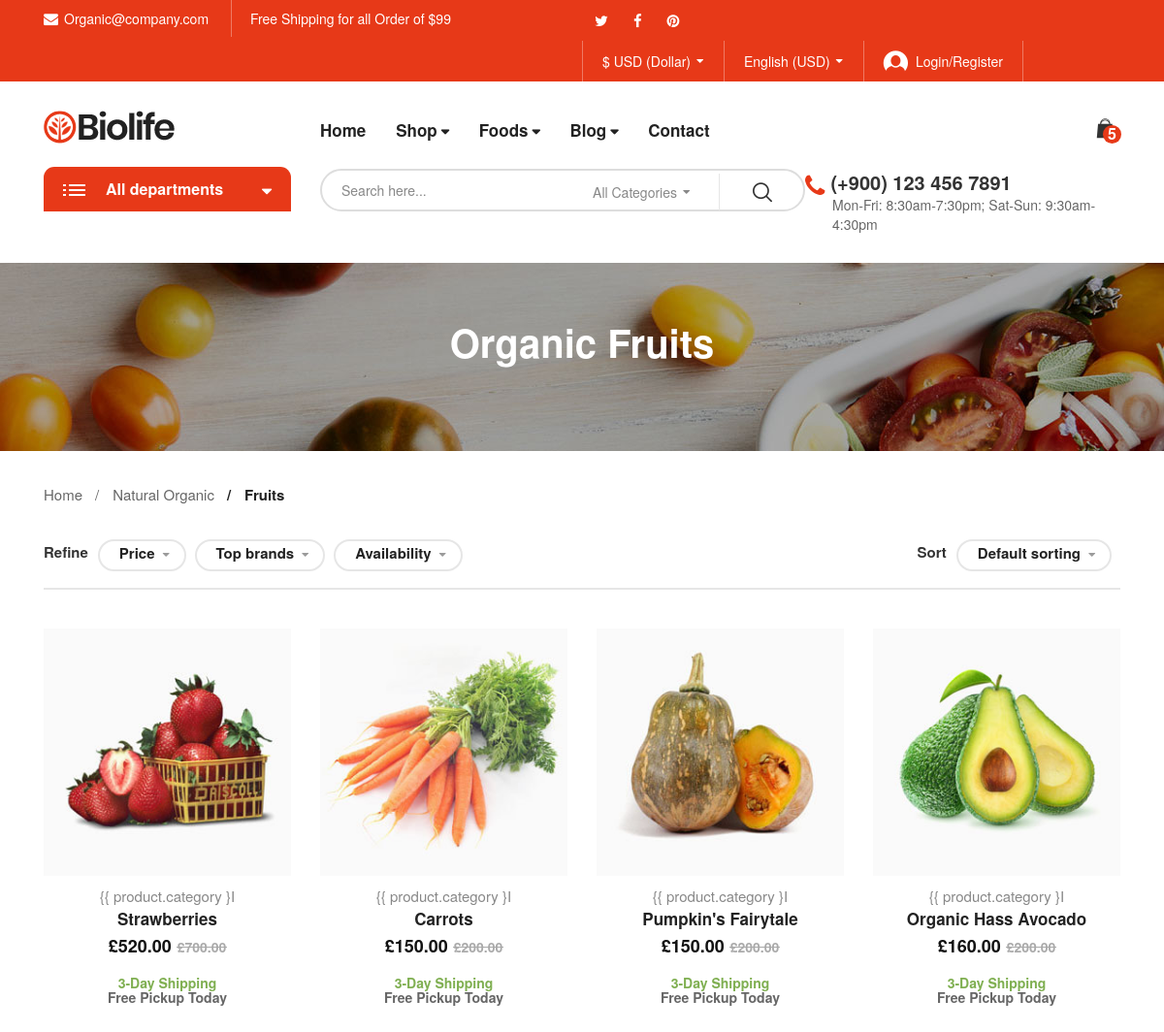
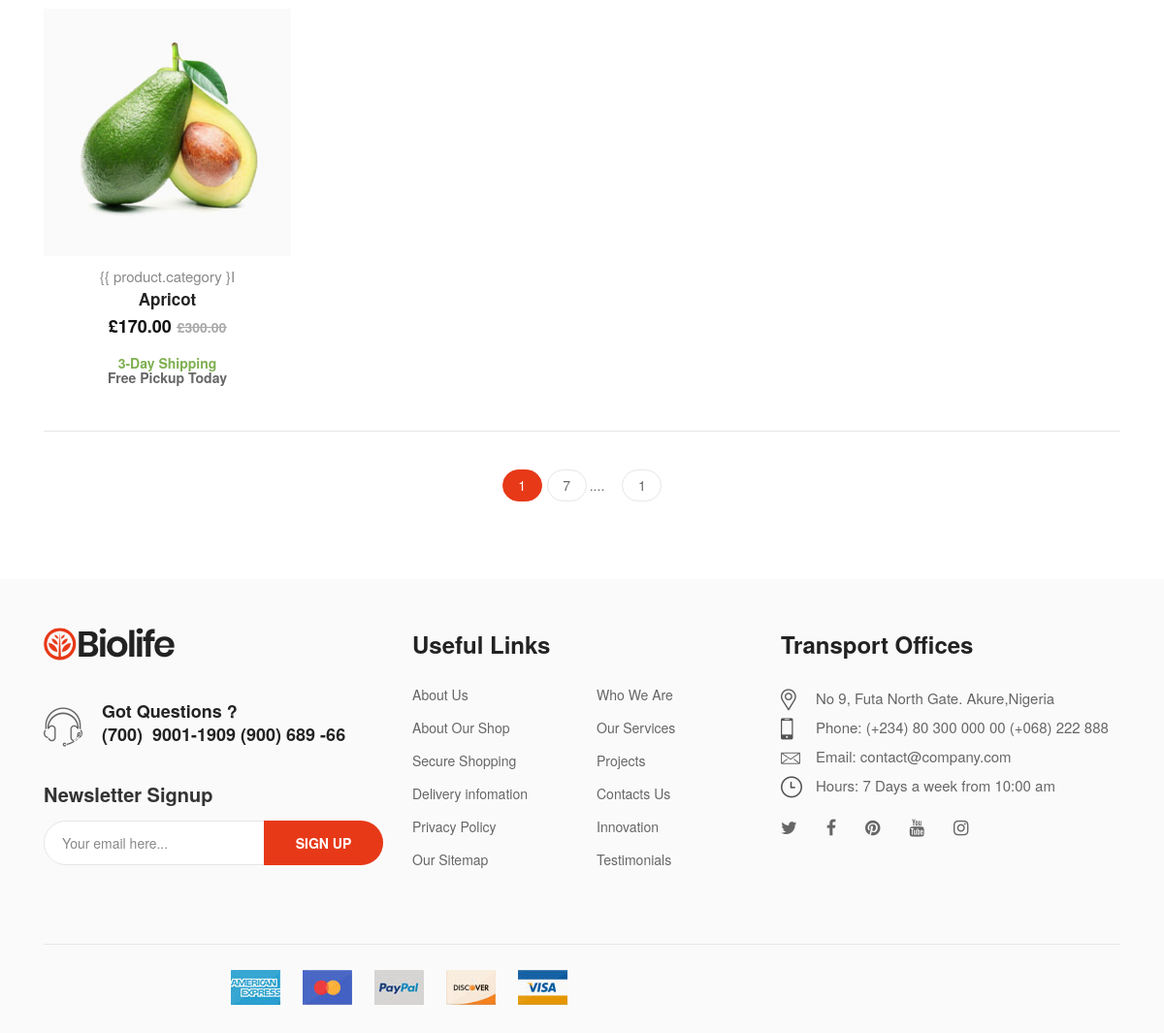
The page /category/fruits/ (signed in) on the database its author committed (2 pictures, top to bottom).
### store/models.py (models this page shows, shortened)
class Category(models.Model):
    name = models.CharField(max_length=200,null=False)
    slug = models.SlugField(max_length=200,null=False)
    image = models.ImageField(upload_to='images/',null=True, blank=True)
    class Meta:
        verbose_name_plural = 'categories'

class Product(models.Model):
    name = models.CharField(max_length=200)
    image = models.ImageField(upload_to='images/',null = True, blank = True)
    image_detail = models.ManyToManyField('ProductImage',related_name='primary_for_product')
    slug = models.SlugField(max_length=200)
    description = models.TextField(default="this is a good product")
    size = models.CharField(max_length=5,null=True,blank=True)
    qty = models.IntegerField(default=1)
    stock = models.IntegerField(default=0)
    category = models.ManyToManyField(Category,related_name='products')
    details = models.TextField(default="this is a good product and it has many functionalities")
    old_price = models.DecimalField(max_digits=10,decimal_places=2)
    new_price = models.DecimalField(max_digits=10,decimal_places=2)
    class Meta:
        ordering = ['-id']

### store/views.py (the view)
# urls.py: path('category/<slug:slug>/',category_detail,name='category_detail'),
def category_detail(request, slug):
    products_list = Product.objects.all()
    paginator = Paginator(products_list,21)
    page_number = request.GET.get('page',1)
    products = paginator.page(page_number)
    category = get_object_or_404(Category,slug__iexact = slug)
    if request.user.is_authenticated:
        customer = request.user.customer
        order, created = Order.objects.get_or_create(customer=customer, complete=False)
        items = order.orderitem_set.all()
        cartItems = order.get_cart_items
    else:
        items = []
        order = {'get_cart_total':0, 'get_cart_items':0}
    context = {'category':category,'products':products,'cartItems':cartItems}
    return render(request,'store/category_detail.html',context)

### store/templates/store/category_detail.html (shortened to what this page needs)
{% extends "main/main.html" %}
{% load static %}
{% block content %}
    <div class="hero-section hero-background">
        <h1 class="page-title">Organic {{ category.name|title }}</h1>
    </div>
    <div class="container">
        <nav class="biolife-nav">
            <ul>
                <li class="nav-item"><a href="index-2.html" class="permal-link">Home</a></li>
                <li class="nav-item"><a href="#" class="permal-link">Natural Organic</a></li>
                <li class="nav-item"><span class="current-page">{{ category.name|title }}</span></li>
            </ul>
        </nav>
    </div>
<div class="page-contain category-page no-sidebar">
        <div class="container">
            <div class="row">
                <div id="main-content" class="main-content col-lg-12 col-md-12 col-sm-12 col-xs-12">
                    <div class="product-category grid-style">
                        <div id="top-functions-area" class="top-functions-area" >
                            <div class="flt-item to-left group-on-mobile">
                                <span class="flt-title">Refine</span>
                                <div class="wrap-selectors">
                                    <form action="#" name="frm-refine" method="get">
                                        <div data-title="Price:" class="selector-item">
                                        </div>
                                        <div data-title="Brand:" class="selector-item">
                                        </div>
                                        <div data-title="Avalability:" class="selector-item">
                                        </div>
                                    </form>
                                </div>
                            </div>
                            <div class="flt-item to-right">
                                <span class="flt-title">Sort</span>
                                <div class="wrap-selectors">
                                    <div class="selector-item orderby-selector">
                                    </div>
                                </div>
                            </div>
                        </div>
                        <div class="row">
                            <ul class="products-list">
                            {% for product in category.products.all %}
                                <li class="product-item col-lg-3 col-md-3 col-sm-4 col-xs-6">
                                    <div class="contain-product layout-default">
                                        <div class="product-thumb">
                                            <a href="{% url "detail" product.slug %}" class="link-to-product">
                                                <img src="{{ product.image.url }}" alt="dd" width="270" height="270" class="product-thumnail">
                                            </a>
                                        </div>
                                        <div class="info">
                                            <b class="categories">{{ product.category }I</b>
                                            <h4 class="product-title"><a href="{% url "detail" product.slug %}" class="pr-name">{{ product.name|title }}</a></h4>
                                            <div class="price">
                                                <ins><span class="price-amount"><span class="currencySymbol">£</span>{{ product.new_price }}</span></ins>
                                                <del><span class="price-amount"><span class="currencySymbol">£</span>{{ product.old_price }}</span></del>
                                            </div>
                                            <div class="shipping-info">
                                                <p class="shipping-day">3-Day Shipping</p>
                                                <p class="for-today">Free Pickup Today</p>
                                            </div>
                                        </div>
                                    </div>
                                </li>
                            {% endfor %}
                            </ul>
                        </div>
                        {% include "main/pagination.html" with page=products %}
                    </div>
                </div>
            </div>
        </div>
    </div>
{% include "main/footer.html" %}
{% endblock %}

### rows shown on the page
Category: name "Fruits"
Product: image (picture), name "Strawberries", new_price "520.00", old_price "700.00"
Product: image (picture), name "Carrots", new_price "150.00", old_price "200.00"
Product: image (picture), name "Pumpkin's Fairytale", new_price "150.00", old_price "200.00"
Product: image (picture), name "Organic Hass Avocado", new_price "160.00", old_price "200.00"
Product: image (picture), name "Apricot", new_price "170.00", old_price "300.00"

### other values the page prints
{{ cartItems }} "5"
{{ page.number }} "1"
{{ page.paginator.num_pages }} "1"
